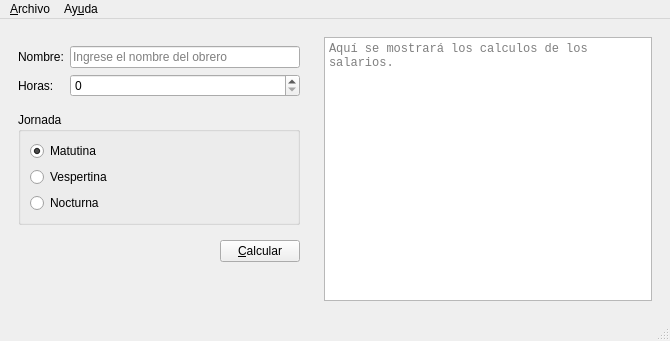
<?xml version="1.0" encoding="UTF-8"?>
<ui version="4.0">
 <class>Salarios</class>
 <widget class="QMainWindow" name="Salarios">
  <property name="geometry">
   <rect>
    <x>0</x>
    <y>0</y>
    <width>670</width>
    <height>341</height>
   </rect>
  </property>
  <property name="windowTitle">
   <string>Salarios</string>
  </property>
  <property name="windowIcon">
   <iconset resource="recursos.qrc">
    <normaloff>:/recursos/salarios.png</normaloff>:/recursos/salarios.png</iconset>
  </property>
  <widget class="QWidget" name="centralwidget">
   <layout class="QHBoxLayout" name="horizontalLayout_2">
    <item>
     <widget class="QWidget" name="widget" native="true">
      <property name="sizePolicy">
       <sizepolicy hsizetype="Fixed" vsizetype="Preferred">
        <horstretch>0</horstretch>
        <verstretch>0</verstretch>
       </sizepolicy>
      </property>
      <property name="minimumSize">
       <size>
        <width>300</width>
        <height>0</height>
       </size>
      </property>
      <layout class="QVBoxLayout" name="verticalLayout_2">
       <item>
        <widget class="QWidget" name="widget_3" native="true">
         <layout class="QFormLayout" name="formLayout">
          <property name="leftMargin">
           <number>0</number>
          </property>
          <property name="rightMargin">
           <number>0</number>
          </property>
          <item row="0" column="0">
           <widget class="QLabel" name="label">
            <property name="text">
             <string>Nombre:</string>
            </property>
           </widget>
          </item>
          <item row="0" column="1">
           <widget class="QLineEdit" name="inNombre">
            <property name="frame">
             <bool>true</bool>
            </property>
            <property name="placeholderText">
             <string>Ingrese el nombre del obrero</string>
            </property>
           </widget>
          </item>
          <item row="1" column="0">
           <widget class="QLabel" name="label_2">
            <property name="text">
             <string>Horas:</string>
            </property>
           </widget>
          </item>
          <item row="1" column="1">
           <widget class="QSpinBox" name="inHoras">
            <property name="maximum">
             <number>50</number>
            </property>
            <property name="singleStep">
             <number>2</number>
            </property>
            <property name="value">
             <number>0</number>
            </property>
           </widget>
          </item>
         </layout>
        </widget>
       </item>
       <item>
        <widget class="QGroupBox" name="groupBox">
         <property name="title">
          <string>Jornada</string>
         </property>
         <layout class="QVBoxLayout" name="verticalLayout">
          <item>
           <widget class="QRadioButton" name="inMatutino">
            <property name="text">
             <string>Matutina</string>
            </property>
            <property name="checked">
             <bool>true</bool>
            </property>
           </widget>
          </item>
          <item>
           <widget class="QRadioButton" name="inVespertina">
            <property name="text">
             <string>Vespertina</string>
            </property>
           </widget>
          </item>
          <item>
           <widget class="QRadioButton" name="inNocturna">
            <property name="text">
             <string>Nocturna</string>
            </property>
           </widget>
          </item>
         </layout>
        </widget>
       </item>
       <item>
        <widget class="QWidget" name="widget_4" native="true">
         <layout class="QHBoxLayout" name="horizontalLayout">
          <property name="topMargin">
           <number>9</number>
          </property>
          <property name="rightMargin">
           <number>0</number>
          </property>
          <item>
           <spacer name="horizontalSpacer">
            <property name="orientation">
             <enum>Qt::Horizontal</enum>
            </property>
            <property name="sizeHint" stdset="0">
             <size>
              <width>184</width>
              <height>20</height>
             </size>
            </property>
           </spacer>
          </item>
          <item>
           <widget class="QPushButton" name="cmdCalcular">
            <property name="text">
             <string>&amp;Calcular</string>
            </property>
           </widget>
          </item>
         </layout>
        </widget>
       </item>
       <item>
        <spacer name="verticalSpacer">
         <property name="orientation">
          <enum>Qt::Vertical</enum>
         </property>
         <property name="sizeHint" stdset="0">
          <size>
           <width>20</width>
           <height>0</height>
          </size>
         </property>
        </spacer>
       </item>
      </layout>
     </widget>
    </item>
    <item>
     <widget class="QWidget" name="widget_2" native="true">
      <layout class="QVBoxLayout" name="verticalLayout_3">
       <item>
        <widget class="QPlainTextEdit" name="outResultado">
         <property name="font">
          <font>
           <family>Consolas</family>
          </font>
         </property>
         <property name="readOnly">
          <bool>true</bool>
         </property>
         <property name="placeholderText">
          <string>Aquí se mostrará los calculos de los salarios.</string>
         </property>
        </widget>
       </item>
      </layout>
     </widget>
    </item>
   </layout>
  </widget>
  <widget class="QMenuBar" name="menubar">
   <property name="geometry">
    <rect>
     <x>0</x>
     <y>0</y>
     <width>670</width>
     <height>20</height>
    </rect>
   </property>
   <widget class="QMenu" name="menuArchivo">
    <property name="title">
     <string>&amp;Archivo</string>
    </property>
    <addaction name="actionNuevo"/>
    <addaction name="actionAbrir"/>
    <addaction name="actionGuardar"/>
    <addaction name="separator"/>
    <addaction name="actionCalcular"/>
    <addaction name="separator"/>
    <addaction name="actionSalir"/>
   </widget>
   <widget class="QMenu" name="menuAyuda">
    <property name="title">
     <string>Ay&amp;uda</string>
    </property>
    <addaction name="actionAcerca_de_Salarios"/>
   </widget>
   <addaction name="menuArchivo"/>
   <addaction name="menuAyuda"/>
  </widget>
  <widget class="QStatusBar" name="statusbar"/>
  <action name="actionNuevo">
   <property name="text">
    <string>&amp;Nuevo</string>
   </property>
   <property name="shortcut">
    <string>Ctrl+N</string>
   </property>
  </action>
  <action name="actionAbrir">
   <property name="text">
    <string>&amp;Abrir</string>
   </property>
   <property name="shortcut">
    <string>Ctrl+O</string>
   </property>
  </action>
  <action name="actionGuardar">
   <property name="text">
    <string>&amp;Guardar</string>
   </property>
   <property name="shortcut">
    <string>Ctrl+S</string>
   </property>
  </action>
  <action name="actionCalcular">
   <property name="text">
    <string>&amp;Calcular</string>
   </property>
   <property name="shortcut">
    <string>F1</string>
   </property>
  </action>
  <action name="actionSalir">
   <property name="text">
    <string>&amp;Salir</string>
   </property>
   <property name="shortcut">
    <string>Ctrl+Q</string>
   </property>
  </action>
  <action name="actionAcerca_de_Salarios">
   <property name="text">
    <string>&amp;Acerca de Salarios</string>
   </property>
  </action>
 </widget>
 <resources>
  <include location="recursos.qrc"/>
 </resources>
 <connections/>
</ui>
